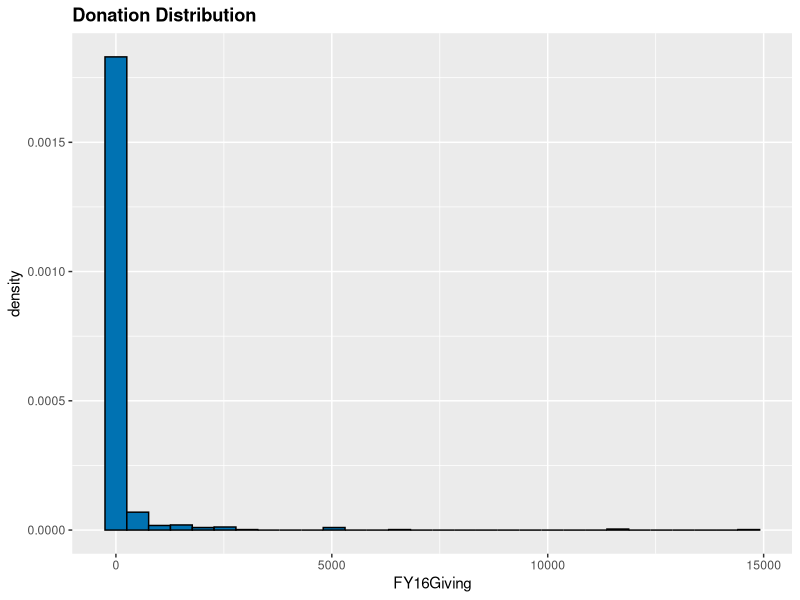
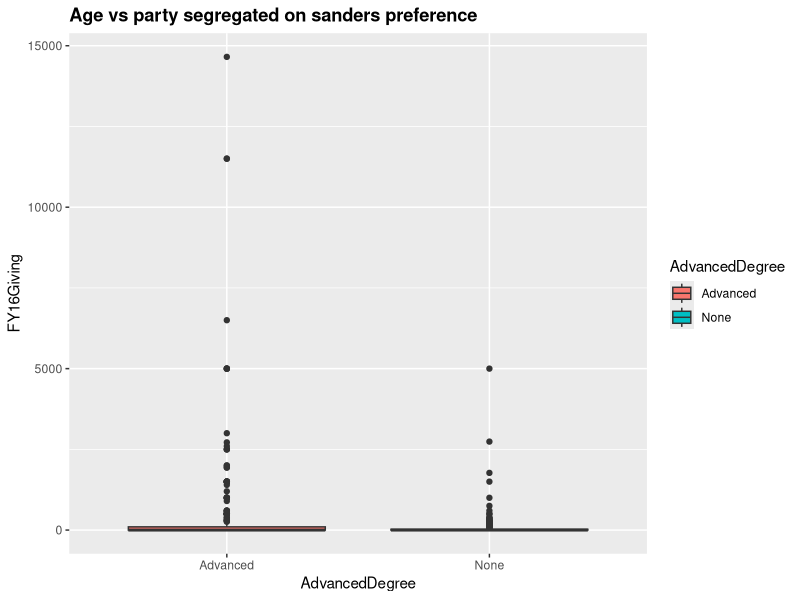
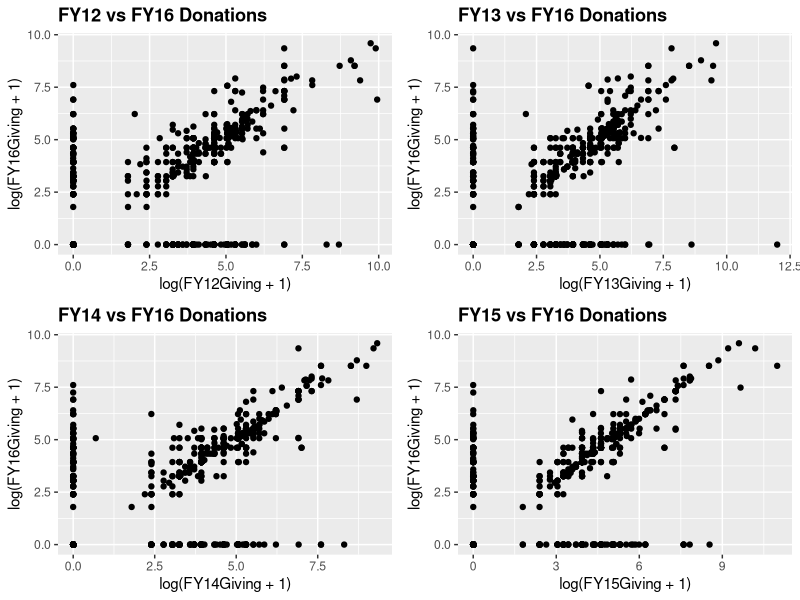
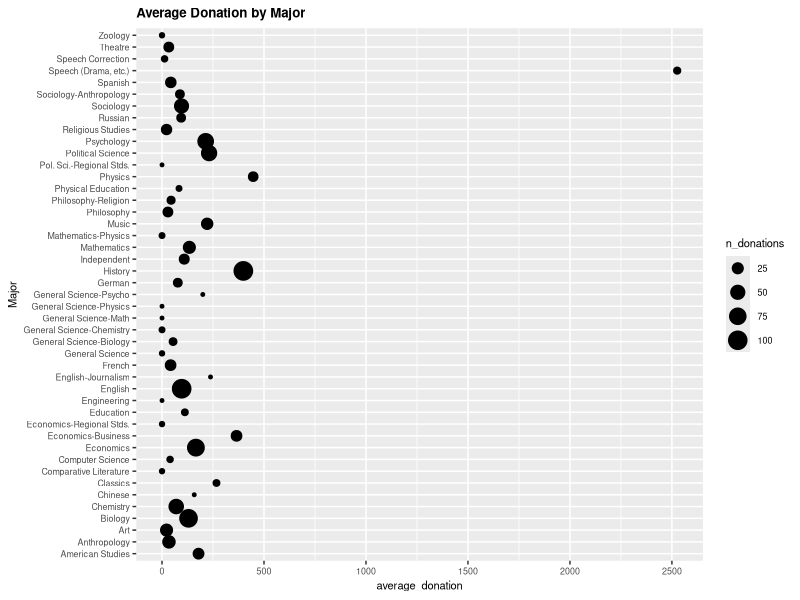
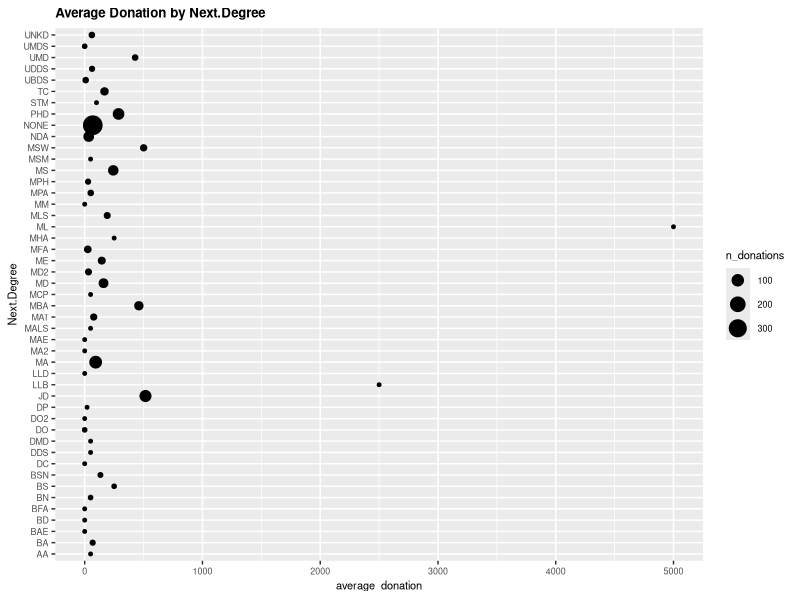
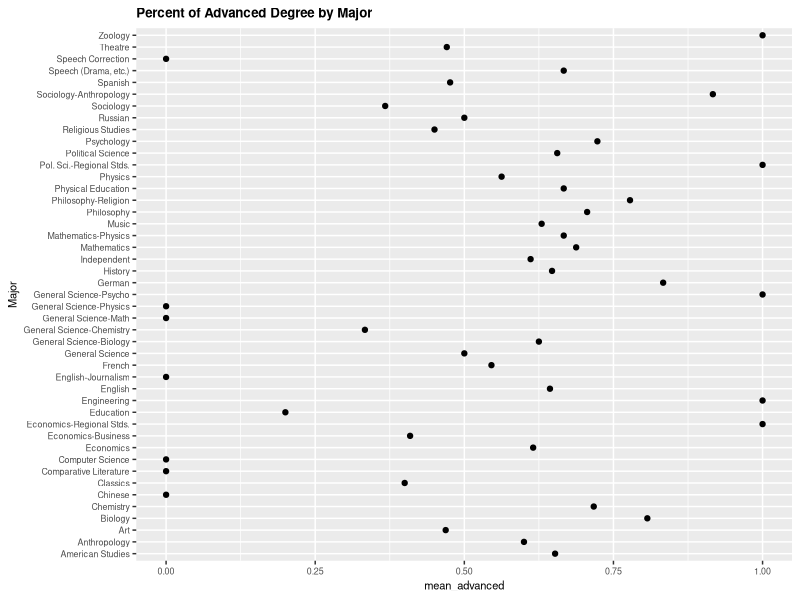

These charts were generated, in order, by the following R code: (Note: this script raises an error after producing the figures.)
## ---- chunk 1
#Load Data
#
#donations = read.csv("C:/Users/eyang/Desktop/lab2data.csv")
donations = read.csv("lab2data.csv")

donations$FY16GivingCat <- ifelse(donations$FY16Giving >= 500, '[500,200000)',
                                  ifelse(donations$FY16Giving >= 250, '[250,500)',
                                         ifelse(donations$FY16Giving >= 100, '[100,250)',
                                                ifelse(donations$FY16Giving >= 1, '[1,100)','[0,1)'))))
donations$AdvancedDegree <- ifelse(donations$Next.Degree == 'NONE', 'None','Advanced')
donations$AdvancedDegree_2 <- ifelse(donations$Next.Degree == 'NONE', 0,1)
donations$AllPrior  <- donations$FY12Giving + donations$FY13Giving + donations$FY14Giving + donations$FY15Giving

donations$MajorType <- ifelse(donations$Major=='Speech (Drama, etc.)'|
                              donations$Major=='Physics'|
                              donations$Major=='History'|
                              donations$Major=='Economics-Business'|
                              donations$Major=='Classics'|
                              donations$Major=='English-Journalism'|
                              donations$Major=='Music'|
                              donations$Major=='Political Science'|
                              donations$Major=='Psychology'|
                              donations$Major=='American Studies'|
                              donations$Major=='General Science-Psycho',
                            "Top10", "Bottom")

donations$MajorThird <- ifelse(donations$Major=='Speech (Drama, etc.)'|
                              donations$Major=='Physics'|
                              donations$Major=='History'|
                              donations$Major=='Economics-Business'|
                              donations$Major=='Classics'|
                              donations$Major=='English-Journalism'|
                              donations$Major=='Music'|
                              donations$Major=='Political Science'|
                              donations$Major=='Psychology'|
                              donations$Major=='American Studies'|
                              donations$Major=='General Science-Psycho'|
                              donations$Major=='Econmics'|
                              donations$Major=='Chinese'|
                              donations$Major=='Mathematics'|
                              donations$Major=='Biology',"Top", 
                              
                              ifelse(donations$Major=='Education'|
                              donations$Major=='Independent'|
                              donations$Major=='English'|
                              donations$Major=='Sociology'|
                              donations$Major=='Russian'|
                              donations$Major=='Sociology-Anthropology'|
                              donations$Major=='Physical Education'|
                              donations$Major=='German'|
                              donations$Major=='Chemistry'|
                              donations$Major=='General Science-Biology'|
                              donations$Major=='Philosophy-Religion'|
                              donations$Major=='Spanish'|
                              donations$Major=='French'|
                              donations$Major=='Computer Science'|
                              donations$Major=='Anthropology',
                              'Middle3rd', "Bottom"))

donations$MajorQuint <- ifelse(donations$Major=='Speech (Drama, etc.)'|
                              donations$Major=='Physics'|
                              donations$Major=='History'|
                              donations$Major=='Economics-Business'|
                              donations$Major=='Classics'|
                              donations$Major=='English-Journalism'|
                              donations$Major=='Music'|
                              donations$Major=='Political Science'|
                              donations$Major=='Psychology', "5th",
                                
                              ifelse(donations$Major=='American Studies'|
                              donations$Major=='General Science-Psycho'|
                              donations$Major=='Econmics'|
                              donations$Major=='Chinese'|
                              donations$Major=='Mathematics'|
                              donations$Major=='Biology'|
                              donations$Major=='Education'|
                              donations$Major=='Independent'|
                              donations$Major=='English',"4th", 
                              
                              ifelse(
                              donations$Major=='Sociology'|
                              donations$Major=='Russian'|
                              donations$Major=='Sociology-Anthropology'|
                              donations$Major=='Physical Education'|
                              donations$Major=='German'|
                              donations$Major=='Chemistry'|
                              donations$Major=='General Science-Biology'|
                              donations$Major=='Philosophy-Religion'|
                              donations$Major=='Spanish', "3rd",
                              
                                
                                
                              ifelse(  
                              donations$Major=='French'|
                              donations$Major=='Computer Science'|
                              donations$Major=='Anthropology'|
                              donations$Major=='Theatre'|
                              donations$Major=='Philosophy'|
                              donations$Major=='Religious Studies'|
                              donations$Major=='Art'|
                              donations$Major=='Speech Correction'|
                              donations$Major=='Comparative Literature',
                              '2nd', "1st"))))


#Setup Train & Test
set.seed(101) 
sample <- sample.int(n = nrow(donations), size = floor(.80*nrow(donations)), replace = F)
train <- donations[sample, ]
test  <- donations[-sample, ]

nrow(test)
nrow(train)
## ---- chunk 2
#EDA
#Load Libraries
library(car)
require(dplyr)
library(Hmisc)  
library(ggpubr)
library(plyr)
require(data.table)


head(donations)
summary(donations)
#Split Male/Female
#1972 to 2012
describe(donations)
donations_DT<-setDT(donations)

# Distribution by class
ggplot(donations, aes(x = FY16Giving)) +
  geom_histogram(aes(y = ..density..), fill="#0072B2", colour="black") +
  ggtitle("Donation Distribution") + 
  theme(plot.title = element_text(lineheight=1, face="bold"))
#Heavily left skew distribution for donations in general
#table(donations$Class.Year)
#Much more recent grads from 2012 than the oldest cohort of 1972

ggplot(donations, aes(AdvancedDegree, FY16Giving)) +
  geom_boxplot(aes(fill = AdvancedDegree)) + 
  #geom_jitter() +
  ggtitle("Age vs party segregated on sanders preference") + 
  theme(plot.title = element_text(lineheight=1, face="bold")) 

ddply(donations,~AdvancedDegree,summarise,median = median(FY16Giving),mean=mean(FY16Giving),sd=sd(FY16Giving))
#higher average donartion for advanced degrees

fy12<-ggplot(donations, aes(log(FY12Giving+1), log(FY16Giving+1))) +
         geom_jitter() +
         ggtitle("FY12 vs FY16 Donations") + 
         theme(plot.title = element_text(lineheight=1, face="bold"))

fy13<-ggplot(donations, aes(log(FY13Giving+1), log(FY16Giving+1))) +
         geom_jitter() +
         ggtitle("FY13 vs FY16 Donations") + 
         theme(plot.title = element_text(lineheight=1, face="bold"))

fy14<-ggplot(donations, aes(log(FY14Giving+1), log(FY16Giving+1))) +
         geom_jitter() +
         ggtitle("FY14 vs FY16 Donations") + 
         theme(plot.title = element_text(lineheight=1, face="bold"))

fy15<-ggplot(donations, aes(log(FY15Giving+1), log(FY16Giving+1))) +
         geom_jitter() +
         ggtitle("FY15 vs FY16 Donations") + 
         theme(plot.title = element_text(lineheight=1, face="bold"))

allprior<-ggplot(donations, aes(AllPrior, FY16Giving)) +
         geom_jitter() +
         ggtitle("All Prior vs FY16 Donations") + 
         theme(plot.title = element_text(lineheight=1, face="bold"))

ggarrange(fy12,fy13,fy14,fy15)
#Even year positive correlation for donations.  Every other year donation schedule?

ddply(donations,~Class.Year,summarise,median = median(FY16Giving),mean=mean(FY16Giving),sd=sd(FY16Giving))
#Older classes have a higher mean donation

ddply(donations,~AttendenceEvent,summarise,median = median(FY16Giving),mean=mean(FY16Giving),sd=sd(FY16Giving))
#Event Attendence is a strong indicator for donation

ddply(donations,~Gender,summarise,median = median(FY16Giving),mean=mean(FY16Giving),sd=sd(FY16Giving))
#Males have higher average

ddply(donations,~Marital.Status,summarise,median = median(FY16Giving),mean=mean(FY16Giving),sd=sd(FY16Giving))
#Widowers highest average, then Married

major_agg <- donations_DT[,.(average_donation=mean(FY16Giving), n_donations=length(FY16Giving), mean_advanced=mean(AdvancedDegree_2)), by = Major]

ggplot(major_agg, aes(x = average_donation, y = Major, size = n_donations)) +
         geom_point() +
         #geom_point(aes(color = Major)) +
         ggtitle("Average Donation by Major") + 
         theme(plot.title = element_text(lineheight=1, face="bold")) +
         theme(text = element_text(size=8))
#Speech has high average but looks like very small sample size

major_attendance <- tapply(donations_DT$FY16Giving, list(donations_DT$Major, donations_DT$AttendenceEvent), FUN =mean) 
major_attendance
#Average attendance donations are higher forn all majors.

advanced_agg <- donations_DT[,.(average_donation=mean(FY16Giving), n_donations=length(FY16Giving)), by = Next.Degree]

ggplot(advanced_agg, aes(x = average_donation, y = Next.Degree, size = n_donations)) +
         geom_point() +
         #geom_point(aes(color = Major)) +
         ggtitle("Average Donation by Next.Degree") + 
         theme(plot.title = element_text(lineheight=1, face="bold")) +
         theme(text = element_text(size=8))
#Analysis TBD

ggplot(major_agg, aes(x = mean_advanced, y = Major)) +
         geom_point() +
         #geom_point(aes(color = Major)) +
         ggtitle("Percent of Advanced Degree by Major") + 
         theme(plot.title = element_text(lineheight=1, face="bold")) +
         theme(text = element_text(size=8))
#Analysis TBD
## ---- chunk 3
tapply(donations_DT$FY16Giving, list(donations_DT$Major, donations_DT$AttendenceEvent), FUN =mean) 
#tapply(DT$v,list(DT$x, DT$y), FUN=sum)

## ---- chunk 4
library(nnet)
library(car)
library(MASS)
library(Hmisc)

#First Model
mod.nominal1 <- multinom(factor(FY16GivingCat) ~ Gender + Marital.Status + AttendenceEvent + AdvancedDegree, data = train)
summary(mod.nominal1)

Anova(mod.nominal1)
test.stats <- 
  summary(mod.nominal1)$coefficients/summary(mod.nominal1)$standard.errors
test.stats

#Fully Saturated Model
mod.nominal2 <- multinom(factor(FY16GivingCat) ~ Gender + Marital.Status + AttendenceEvent + AdvancedDegree + FY12Giving + FY13Giving + FY14Giving + FY15Giving + MajorQuint, data = train)
summary(mod.nominal2)

Anova(mod.nominal2)
test.stats <- 
  summary(mod.nominal2)$coefficients/summary(mod.nominal2)$standard.errors
test.stats

#Fully Saturated Model
mod.nominal3 <- multinom(factor(FY16GivingCat) ~ Gender + Marital.Status + AttendenceEvent + AdvancedDegree + FY12Giving + FY13Giving + FY14Giving + FY15Giving + MajorThird, data = train)
summary(mod.nominal3)

Anova(mod.nominal3)
test.stats <- 
  summary(mod.nominal3)$coefficients/summary(mod.nominal3)$standard.errors
test.stats

## ---- chunk 5
library(caret)
preds <- predict(object=mod.nominal2, type = "class", newdata = test)

require(reshape2)
pred_results<-melt(data.frame(preds, test$FY16GivingCat))
pred_results$Correct <- ifelse(pred_results$preds == pred_results$test.FY16GivingCat,1,0)
pred_results$Baseline <- ifelse(pred_results$test.FY16GivingCat == '[0,1)',1,0)
#head(pred_results)
mean(pred_results$Correct)
mean(pred_results$Baseline)

confusionMatrix(data = preds, test$FY16GivingCat)
## ---- chunk 6
library(ordinal)
#levels(factor(donations$FY16GivingCat))
mod.ord1 <- clm(formula =factor(donations$FY16GivingCat) ~ Gender + Marital.Status + AttendenceEvent + AdvancedDegree + FY14Giving, data = donations, link = "logit")
summary(mod.ord1)

predict(object=mod.ord1, type = "prob")
